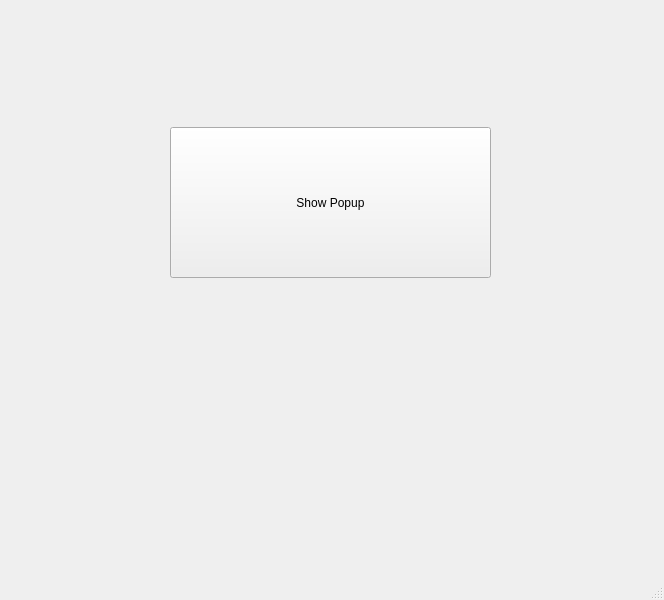
<?xml version="1.0" encoding="UTF-8"?>
<ui version="4.0">
 <class>MainWindow</class>
 <widget class="QMainWindow" name="MainWindow">
  <property name="geometry">
   <rect>
    <x>0</x>
    <y>0</y>
    <width>664</width>
    <height>600</height>
   </rect>
  </property>
  <property name="windowTitle">
   <string>MainWindow</string>
  </property>
  <widget class="QWidget" name="centralwidget">
   <widget class="QPushButton" name="Button_Popup">
    <property name="geometry">
     <rect>
      <x>170</x>
      <y>127</y>
      <width>321</width>
      <height>151</height>
     </rect>
    </property>
    <property name="text">
     <string>Show Popup</string>
    </property>
   </widget>
  </widget>
  <widget class="QMenuBar" name="menubar">
   <property name="geometry">
    <rect>
     <x>0</x>
     <y>0</y>
     <width>664</width>
     <height>26</height>
    </rect>
   </property>
  </widget>
  <widget class="QStatusBar" name="statusbar"/>
 </widget>
 <resources/>
 <connections/>
</ui>
